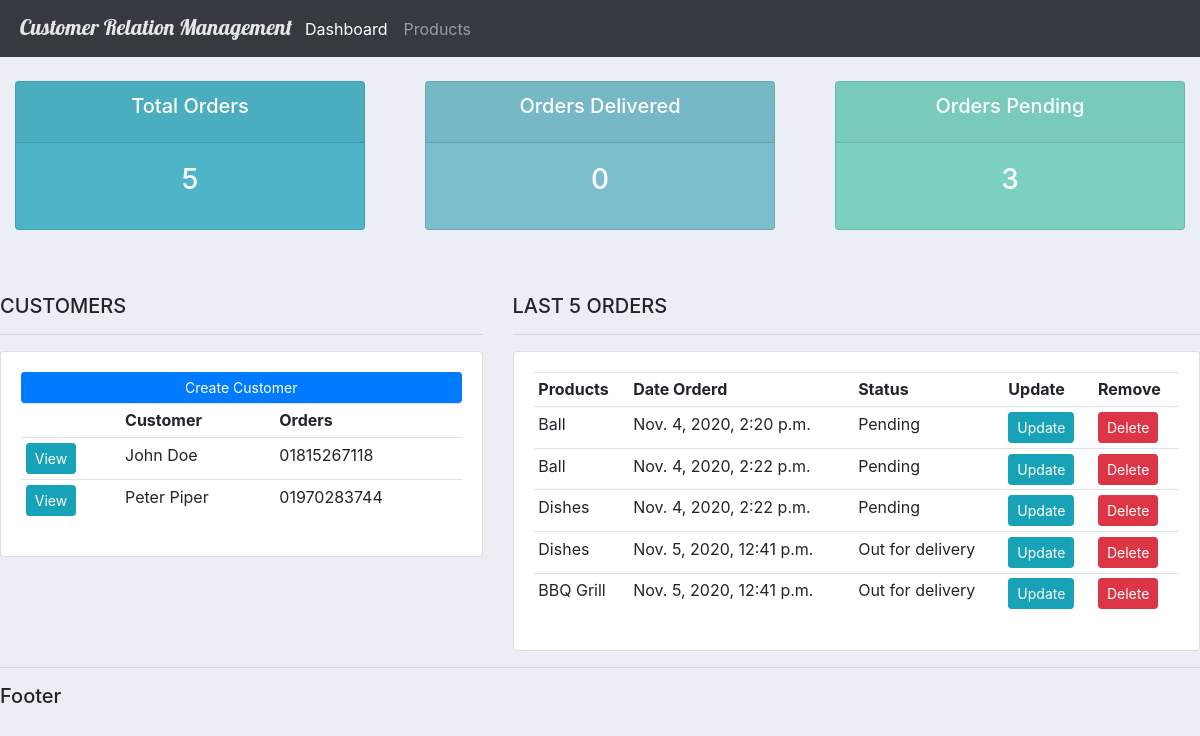
The app's page /, older data.
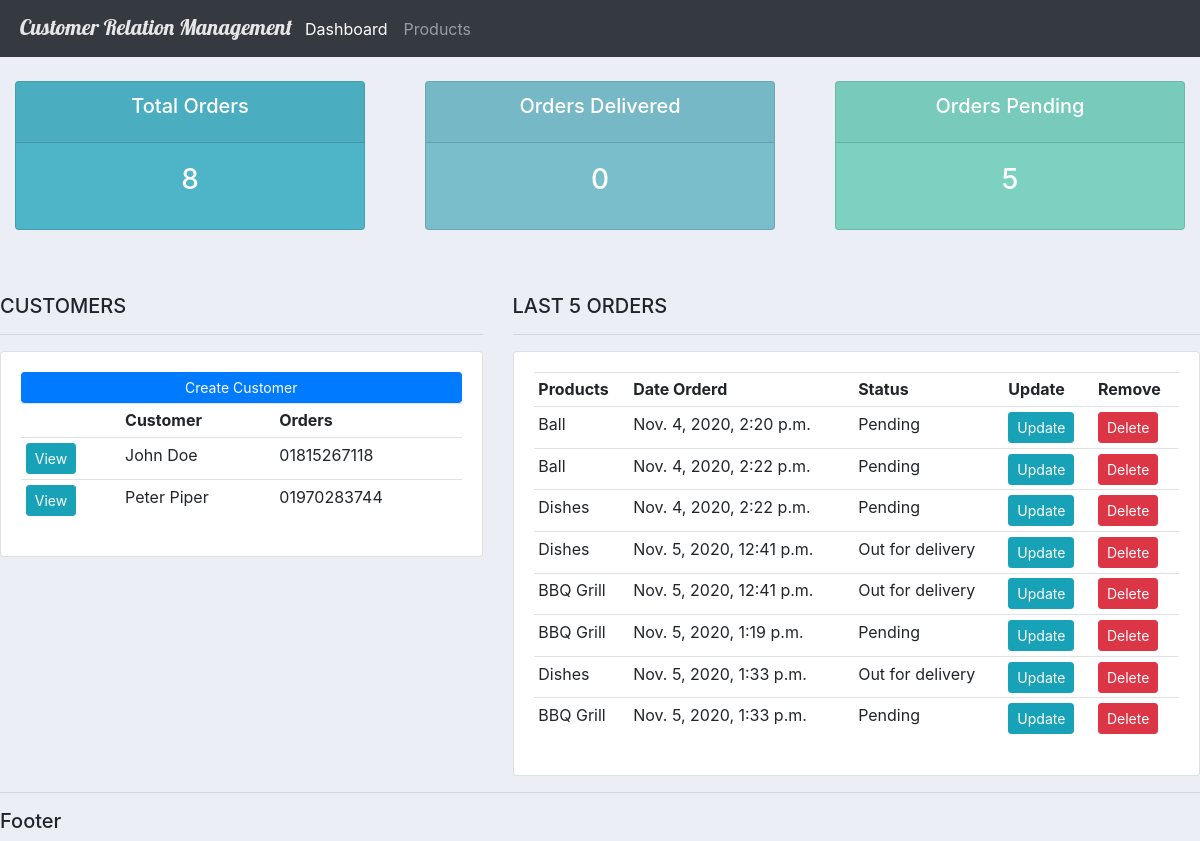
The same page, newer data.
### accounts/models.py (models this page shows, shortened)
class Customer(models.Model):
	name = models.CharField(max_length=200, null=True)
	phone = models.CharField(max_length=200, null=True)
	email = models.CharField(max_length=200, null=True)
	date_created = models.DateTimeField(auto_now_add=True, null=True)

class Order(models.Model):
	STATUS = (('Pending', 'Pending'),
						('Out for delivery', 'Out for delivery'),
						('Delivered', 'Delivered'))
	customer = models.ForeignKey(Customer, null=True, on_delete=models.SET_NULL)
	product = models.ForeignKey(Product, null=True, on_delete=models.SET_NULL)
	date_created = models.DateTimeField(auto_now_add=True, null=True)
	status = models.CharField(max_length=200, null=True, choices=STATUS)
	note = models.CharField(max_length=1000, null=True)

class Product(models.Model):
	def __str__(self):
		return self.name
	CATEGORY = (('Indoor', 'Indoor'),
							('Outdoor', 'Outdoor'))
	name = models.CharField(max_length=200, null=True)
	price = models.FloatField(null=True)
	category = models.CharField(max_length=200, null=True, choices=CATEGORY)
	description = models.CharField(max_length=200, null=True, blank=True)
	date_created = models.DateTimeField(auto_now_add=True, null=True)
	tags = models.ManyToManyField(Tag)

### accounts/views.py (the view)
# urls.py: path('', views.home, name="home"),
def home(request):
	orders = Order.objects.all()
	customers = Customer.objects.all()
	total_customers = customers.count()
	total_orders = orders.count()
	delivered = orders.filter(status='Delivered').count()
	pending = orders.filter(status='Pending').count()
	context = {'orders': orders, 'customers': customers, 'total_orders': total_orders,
							'delivered': delivered, 'pending': pending}
	return render(request, 'accounts/dashboard.html', context)

### accounts/templates/accounts/dashboard.html
{% extends 'accounts/main.html' %}
{% block content %}
{% include 'accounts/status.html' %}
<br />
<br />
<div class="row">
	<div class="col-md-5">
		<h5>CUSTOMERS</h5>
		<hr />
		<div class="card card-body">
			<a href="" class="btn btn-primary btn-sm btn-block">Create Customer</a>
			<table class="table table-sm">
				<tr>
					<th></th>
					<th>Customer</th>
					<th>Orders</th>
				</tr>
				{% for customer in customers %}
				<tr>
					<td>
						<a
							href="{% url 'customer' customer.id %}"
							class="btn btn-sm btn-info"
							>View</a
						>
					</td>
					<td>{{customer.name}}</td>
					<td>{{customer.phone}}</td>
				</tr>
				{% endfor %}
			</table>
		</div>
	</div>
	<div class="col-md-7">
		<h5>LAST 5 ORDERS</h5>
		<hr />
		<div class="card card-body">
			<table class="table table-sm">
				<tr>
					<th>Products</th>
					<th>Date Orderd</th>
					<th>Status</th>
					<th>Update</th>
					<th>Remove</th>
				</tr>
				{% for order in orders %}
				<tr>
					<td>{{order.product}}</td>
					<td>{{order.date_created}}</td>
					<td>{{order.status}}</td>
					<td>
						<a
							href="{% url 'update_order' order.id %}"
							class="btn btn-sm btn-info"
							>Update</a
						>
					</td>
					<td>
						<a
							href="{% url 'delete_order' order.id %}"
							class="btn btn-sm btn-danger"
							>Delete</a
						>
					</td>
				</tr>
				{% endfor %}
			</table>
		</div>
	</div>
</div>
{% endblock %}

Row changes from the older to the newer data that the page shows:
added Order: product "BBQ Grill", date_created "Nov. 5, 2020, 1:19 p.m.", status "Pending"
added Order: product "Dishes", date_created "Nov. 5, 2020, 1:33 p.m.", status "Out for delivery"
added Order: product "BBQ Grill", date_created "Nov. 5, 2020, 1:33 p.m.", status "Pending"
Text that changed along with them:
{{ total_orders }}: "5" → "8"
{{ pending }}: "3" → "5"
